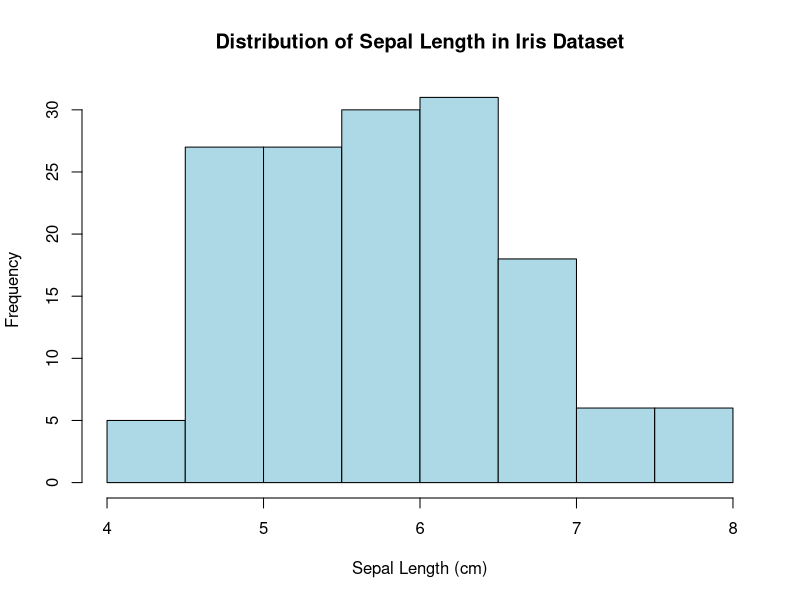
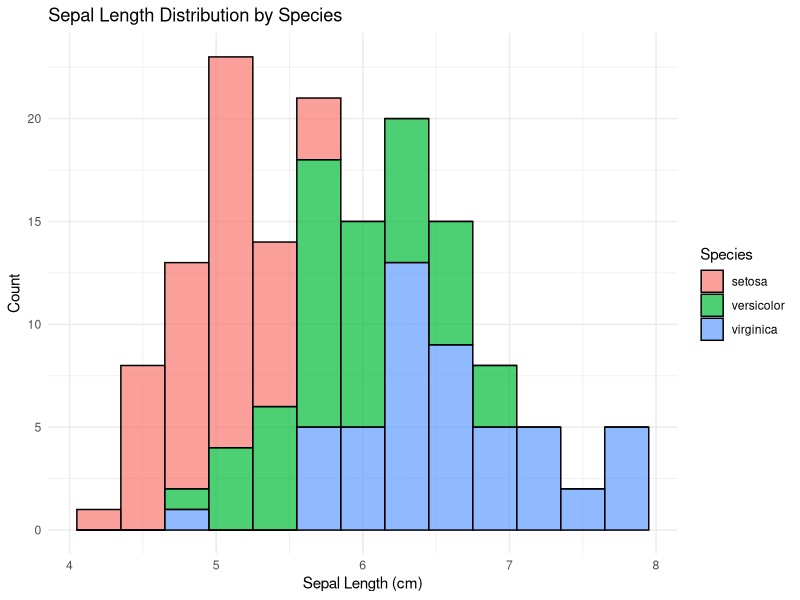

The R script that drew these images, in order:
# Load dataset
data(iris)

# View structure
str(iris)

# Histogram for Sepal.Length
hist(iris$Sepal.Length,
     main = "Distribution of Sepal Length in Iris Dataset",
     xlab = "Sepal Length (cm)",
     ylab = "Frequency",
     col = "lightblue",
     border = "black")

# You can also try color by species (optional enhancement)
library(ggplot2)
ggplot(iris, aes(x = Sepal.Length, fill = Species)) +
  geom_histogram(binwidth = 0.3, color = "black", alpha = 0.7) +
  labs(title = "Sepal Length Distribution by Species",
       x = "Sepal Length (cm)",
       y = "Count") +
  theme_minimal()
